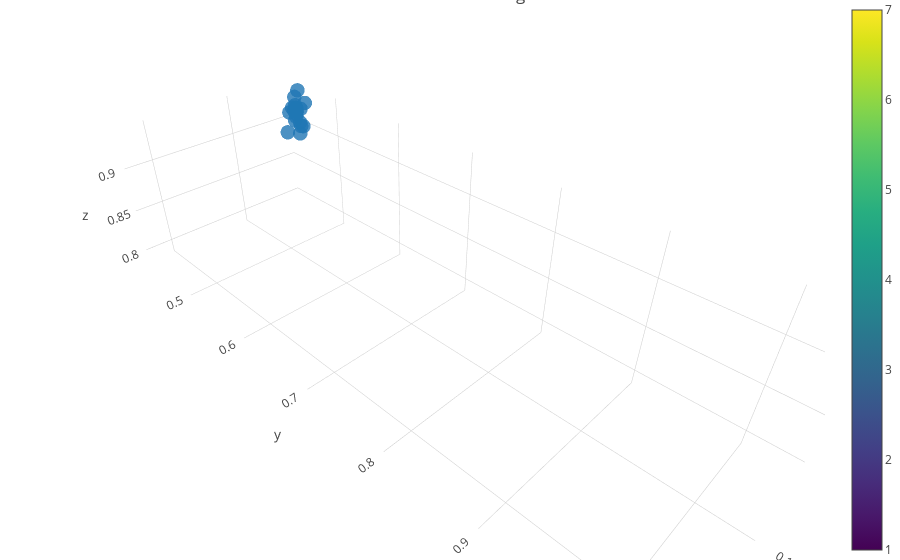

Notebook code cell kept with this figure:
### Code cell
val_3d_embedding = embedding_pipeline_3d.transform(val_lrp)

val_emb3d = go.Scatter3d(
    x=val_3d_embedding[:,0],
    y=val_3d_embedding[:,1],
    z=val_3d_embedding[:,2],
    mode="markers",
    marker=dict(
        size=5,
        colorscale='Viridis',
        opacity=0.8,
        showscale=True
    )
)

layout_val = go.Layout(
    title= "Val LRP Embedding",
     margin=dict(
        l=0,
        r=0,
        b=0,
        t=0
    )
)

data=[val_emb3d]

fig = go.Figure(data=data, layout=layout_val)
iplot(fig, filename='lrp-val.html')

### Figure 1 — Plotly figure (JSON) as saved in the notebook; plotly's stock layout.template omitted (floating-point values rounded to 4 significant figures)
{"data": [{"marker": {"colorscale": "Viridis", "opacity": 0.8, "showscale": true, "size": 5}, "mode": "markers", "type": "scatter3d", "uid": "106c1c77-4bf9-4880-a741-86e4a50d6405", "x": [0.2122, 0.0334, 0.03918, 0.2106, 0.2131, 0.2145, 0.03735, 0.04264, 0.03219, 0.03389, 0.03515, 0.2148, 0.03901, 0.225, 0.2139, 0.03758, 0.2235, 0.2106, 0.03847, 0.2195, 0.2164, 0.02538, 0.2078, 0.02815, 0.03756, 0.04033, 0.03775, 0.03075, 0.03776, 0.03929, 0.03686], "y": [1.026, 0.4538, 0.4468, 1.006, 0.9893, 1.015, 0.449, 0.455, 0.4478, 0.4468, 0.4465, 0.9984, 0.4433, 1.012, 0.9894, 0.4481, 0.9959, 1.006, 0.4499, 1.003, 0.9895, 0.4376, 1.001, 0.4537, 0.4446, 0.4386, 0.4269, 0.4443, 0.448, 0.46, 0.4465], "z": [0.8392, 0.9028, 0.9212, 0.8037, 0.8093, 0.8154, 0.9247, 0.931, 0.9009, 0.8919, 0.9197, 0.8228, 0.9238, 0.8523, 0.8033, 0.9246, 0.823, 0.8171, 0.9178, 0.796, 0.7893, 0.9396, 0.8176, 0.9295, 0.9085, 0.9172, 0.8884, 0.9039, 0.9377, 0.9271, 0.9133]}], "layout": {"autosize": true, "margin": {"b": 0, "l": 0, "r": 0, "t": 0}, "scene": {"aspectmode": "auto", "aspectratio": {"x": 0.7619, "y": 2.288, "z": 0.5736}}, "title": {"text": "Val LRP Embedding"}}}
